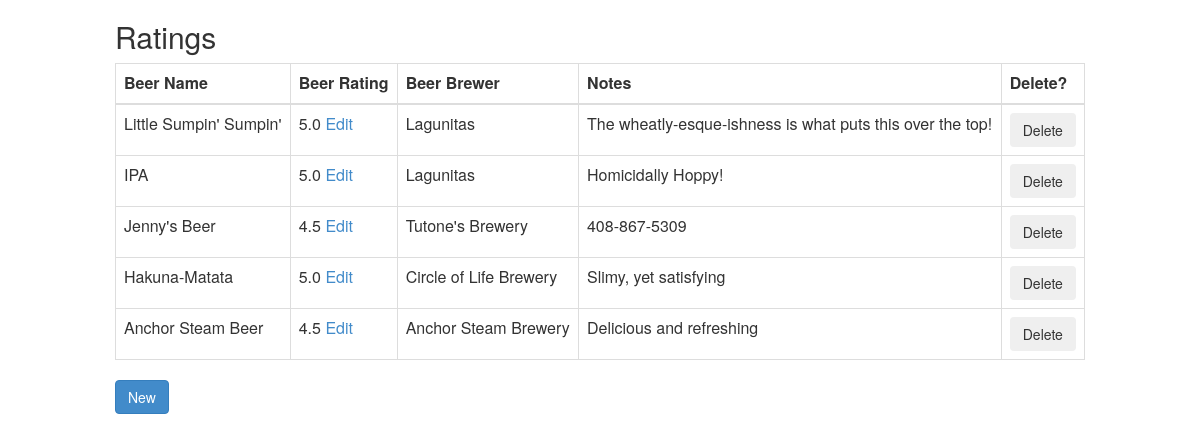
The page / on the database its author committed.
### ratings/models.py (models this page shows)
class Rating(models.Model):
    beer_name = models.CharField(max_length=30)
    score = models.DecimalField(max_digits=2, decimal_places=1)
    brewer_name = models.CharField(max_length=30)
    notes = models.CharField(max_length=50)

### ratings/views.py (the view)
# urls.py: 2. Add a URL to urlpatterns:  url(r'^$', views.home, name='home')
def home(request):
    """ Moved create rating logic to here"""
    form_class = RatingForm
    form = form_class
    if request.method == 'POST':
        form = form_class(request.POST)
        if form.is_valid():
            _ = form.save()
            return redirect(home)
    context = {'ratings': Rating.objects.all(), 'form': form}
    return render(request, 'home.html', context)

### templates/home.html (shortened to what this page needs)
{% extends "base.html" %}
{% block content %}
  <div class="container-fluid">
    <div class="row">
      <div class="col-sm-10 col-sm-offset-1">
        <h2>Ratings</h2>
        <table class="table table-bordered">
          <thead>
          <tr>
            <th>Beer Name</th>
            <th>Beer Rating</th>
            <th>Beer Brewer </th>
            <th>Notes</th>
            <th>Delete?</th>
          </tr>
          </thead>
          <tbody>
          {% for rating in ratings %}
            <tr>
              <td class="beer_name">{{ rating.beer_name }}</td>
              <td>{{ rating.score }} <a href="{% url 'rating-edit' %}">Edit</a> </td>
              <td>{{ rating.brewer_name }}</td>
              <td class="beer_notes">{{ rating.notes }}</td>
              <td> <button id="deleteEntry" class="btn btn-secondary" type="submit">Delete</button></td>
            </tr>
          {% endfor %}
          </tbody>
        </table>
        <div><a id="newClick" class="btn btn-primary">New</a>  </div>
      </div>
    </div>
  </div>
{% endblock %}

### templates/base.html (shortened to what this page needs)
{% load staticfiles %}
<html>
<head>
  <link href="{% static "bootstrap.min.css" %}" rel="stylesheet">
</head>
<body>
{% block content %}
{% endblock %}
</body>
</html>

### rows shown on the page
Rating: beer_name "Little Sumpin' Sumpin'", score "5.0", brewer_name "Lagunitas", notes "The wheatly-esque-ishness is what puts this over the top!"
Rating: beer_name "IPA", score "5.0", brewer_name "Lagunitas", notes "Homicidally Hoppy!"
Rating: beer_name "Jenny's Beer", score "4.5", brewer_name "Tutone's Brewery", notes "408-867-5309"
Rating: beer_name "Hakuna-Matata", score "5.0", brewer_name "Circle of Life Brewery", notes "Slimy, yet satisfying"
Rating: beer_name "Anchor Steam Beer", score "4.5", brewer_name "Anchor Steam Brewery", notes "Delicious and refreshing"
